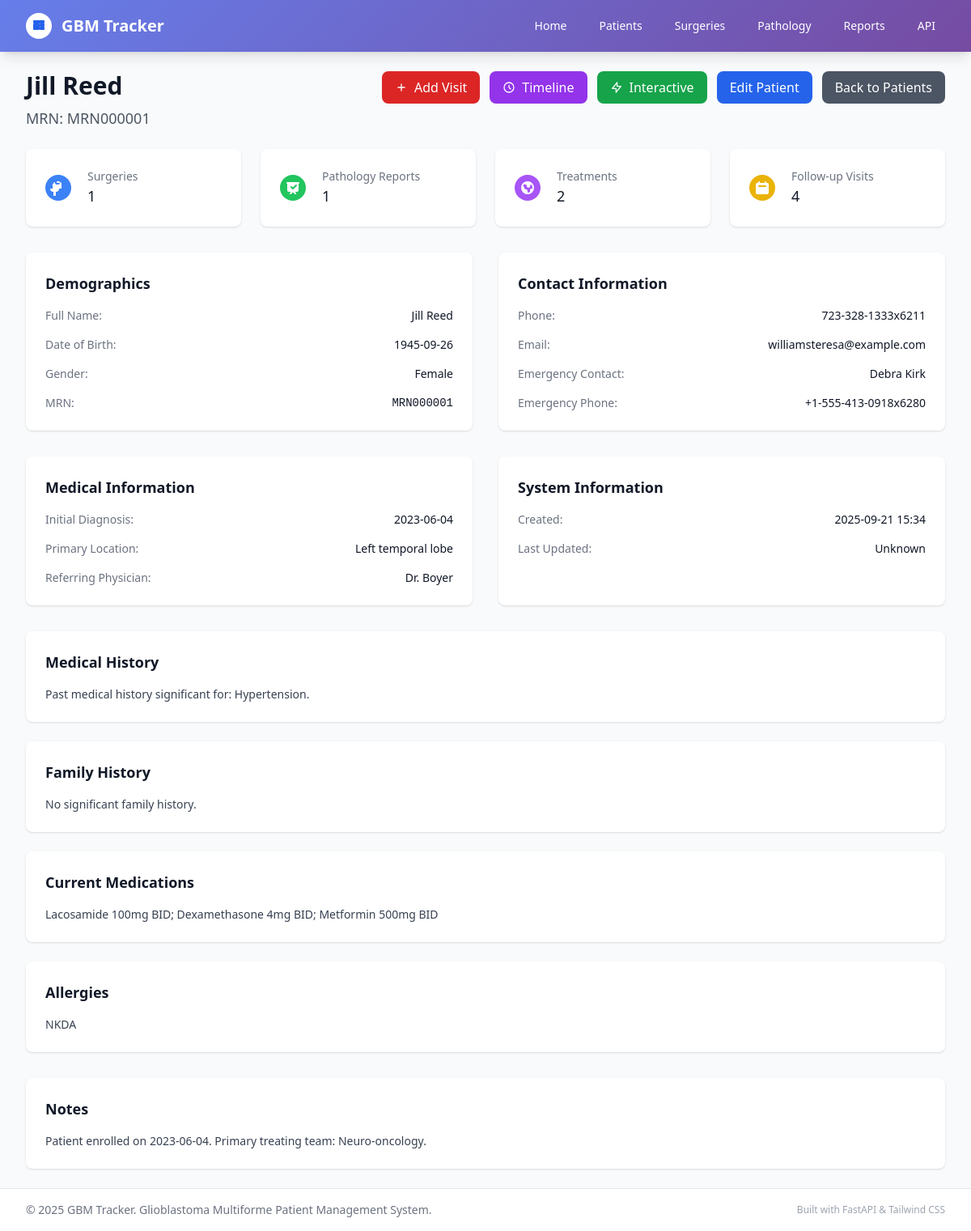
/patients/2, run on the app's committed database.
### app/models.py (models this page shows)
class BaseModel(Base):
    __abstract__ = True
    id = Column(Integer, primary_key=True, index=True)
    created_at = Column(DateTime(timezone=True), server_default=func.now())
    updated_at = Column(DateTime(timezone=True), onupdate=func.now())

class Patient(BaseModel):
    __tablename__ = "patients"
    medical_record_number = Column(String(50), unique=True, index=True, nullable=False)
    first_name = Column(String(100), nullable=False)
    last_name = Column(String(100), nullable=False)
    date_of_birth = Column(Date, nullable=False)
    gender = Column(Enum(Gender), nullable=False)
    contact_phone = Column(String(20))
    contact_email = Column(String(100))
    emergency_contact_name = Column(String(200))
    emergency_contact_phone = Column(String(20))
    initial_diagnosis_date = Column(Date)
    primary_location = Column(String(200))
    referring_physician = Column(String(200))
    insurance_info = Column(Text)
    medical_history = Column(Text)
    family_history = Column(Text)
    current_medications = Column(Text)
    allergies = Column(Text)
    notes = Column(Text)
    surgeries = relationship("Surgery", back_populates="patient", cascade="all, delete-orphan")
    pathologies = relationship("Pathology", back_populates="patient", cascade="all, delete-orphan")
    treatments = relationship("Treatment", back_populates="patient", cascade="all, delete-orphan")
    follow_up_visits = relationship("FollowUpVisit", back_populates="patient", cascade="all, delete-orphan")

### app/main.py (the view)
@app.get("/patients/{patient_id}", response_class=HTMLResponse)
async def get_patient_detail(request: Request, patient_id: int, db: Session = Depends(get_db)):
    patient = db.query(Patient).filter(Patient.id == patient_id).first()
    if not patient:
        raise HTTPException(status_code=404, detail="Patient not found")
    return templates.TemplateResponse("patient_detail.html", {
        "request": request,
        "patient": patient,
        "title": f"Patient: {patient.first_name} {patient.last_name}"
    })

### app/templates/patient_detail.html (shortened to what this page needs)
{% extends "base.html" %}
{% block content %}
<div class="mb-6">
    <div class="flex justify-between items-start">
        <div>
            <h1 class="text-3xl font-bold text-gray-900 mb-2">{{ patient.first_name }} {{ patient.last_name }}</h1>
            <p class="text-lg text-gray-600">MRN: {{ patient.medical_record_number }}</p>
        </div>
        <div class="flex space-x-3">
            <button onclick="openAddVisitModal()" class="bg-red-600 hover:bg-red-700 text-white px-4 py-2 rounded-lg transition-colors duration-200 flex items-center space-x-2">
                <svg class="w-4 h-4" fill="none" stroke="currentColor" viewBox="0 0 24 24">
                    <path stroke-linecap="round" stroke-linejoin="round" stroke-width="2" d="M12 6v6m0 0v6m0-6h6m-6 0H6"/>
                </svg>
                <span>Add Visit</span>
            </button>
            <a href="/patients/{{ patient.id }}/timeline" class="bg-purple-600 hover:bg-purple-700 text-white px-4 py-2 rounded-lg transition-colors duration-200 flex items-center space-x-2">
                <svg class="w-4 h-4" fill="none" stroke="currentColor" viewBox="0 0 24 24">
                    <path stroke-linecap="round" stroke-linejoin="round" stroke-width="2" d="M12 8v4l3 3m6-3a9 9 0 11-18 0 9 9 0 0118 0z"/>
                </svg>
                <span>Timeline</span>
            </a>
            <a href="/patients/{{ patient.id }}/timeline/interactive" class="bg-green-600 hover:bg-green-700 text-white px-4 py-2 rounded-lg transition-colors duration-200 flex items-center space-x-2">
                <svg class="w-4 h-4" fill="none" stroke="currentColor" viewBox="0 0 24 24">
                    <path stroke-linecap="round" stroke-linejoin="round" stroke-width="2" d="M13 10V3L4 14h7v7l9-11h-7z"/>
                </svg>
                <span>Interactive</span>
            </a>
            <button class="bg-blue-600 hover:bg-blue-700 text-white px-4 py-2 rounded-lg transition-colors duration-200">
                Edit Patient
            </button>
            <a href="/patients" class="bg-gray-600 hover:bg-gray-700 text-white px-4 py-2 rounded-lg transition-colors duration-200">
                Back to Patients
            </a>
        </div>
    </div>
</div>
<div class="grid grid-cols-1 md:grid-cols-4 gap-6 mb-8">
    <div class="bg-white rounded-lg shadow p-6">
        <div class="flex items-center">
            <div class="flex-shrink-0">
                <div class="w-8 h-8 bg-blue-500 rounded-full flex items-center justify-center">
                    <svg class="w-5 h-5 text-white" fill="currentColor" viewBox="0 0 20 20">
                        <path d="M9 2a1 1 0 000 2h2a1 1 0 100-2H9z"/>
                        <path fill-rule="evenodd" d="M4 5a2 2 0 012-2v1a2 2 0 002 2h2a2 2 0 002-2V3a2 2 0 012 2v6h-3a4 4 0 01-4 4v4a2 2 0 01-2 2H6a2 2 0 01-2-2v-4a4 4 0 01-4-4h3V5z" clip-rule="evenodd"/>
                    </svg>
                </div>
            </div>
            <div class="ml-5 w-0 flex-1">
                <dl>
                    <dt class="text-sm font-medium text-gray-500 truncate">Surgeries</dt>
                    <dd class="text-lg font-medium text-gray-900">{{ patient.surgeries|length }}</dd>
                </dl>
            </div>
        </div>
    </div>
    <div class="bg-white rounded-lg shadow p-6">
        <div class="flex items-center">
            <div class="flex-shrink-0">
                <div class="w-8 h-8 bg-green-500 rounded-full flex items-center justify-center">
                </div>
            </div>
            <div class="ml-5 w-0 flex-1">
                <dl>
                    <dt class="text-sm font-medium text-gray-500 truncate">Pathology Reports</dt>
                    <dd class="text-lg font-medium text-gray-900">{{ patient.pathologies|length }}</dd>
                </dl>
            </div>
        </div>
    </div>
    <div class="bg-white rounded-lg shadow p-6">
        <div class="flex items-center">
            <div class="flex-shrink-0">
                <div class="w-8 h-8 bg-purple-500 rounded-full flex items-center justify-center">
                </div>
            </div>
            <div class="ml-5 w-0 flex-1">
                <dl>
                    <dt class="text-sm font-medium text-gray-500 truncate">Treatments</dt>
                    <dd class="text-lg font-medium text-gray-900">{{ patient.treatments|length }}</dd>
                </dl>
            </div>
        </div>
    </div>
    <div class="bg-white rounded-lg shadow p-6">
        <div class="flex items-center">
            <div class="flex-shrink-0">
                <div class="w-8 h-8 bg-yellow-500 rounded-full flex items-center justify-center">
                    <svg class="w-5 h-5 text-white" fill="currentColor" viewBox="0 0 20 20">
                        <path fill-rule="evenodd" d="M6 2a1 1 0 00-1 1v1H4a2 2 0 00-2 2v10a2 2 0 002 2h12a2 2 0 002-2V6a2 2 0 00-2-2h-1V3a1 1 0 10-2 0v1H7V3a1 1 0 00-1-1zm0 5a1 1 0 000 2h8a1 1 0 100-2H6z" clip-rule="evenodd"/>
                    </svg>
                </div>
            </div>
            <div class="ml-5 w-0 flex-1">
                <dl>
                    <dt class="text-sm font-medium text-gray-500 truncate">Follow-up Visits</dt>
                    <dd class="text-lg font-medium text-gray-900">{{ patient.follow_up_visits|length }}</dd>
                </dl>
            </div>
        </div>
    </div>
</div>
<div class="grid grid-cols-1 lg:grid-cols-2 gap-8">
    <div class="bg-white rounded-lg shadow p-6">
        <h2 class="text-lg font-semibold text-gray-900 mb-4">Demographics</h2>
        <dl class="space-y-4">
            <div class="flex justify-between">
                <dt class="text-sm font-medium text-gray-500">Full Name:</dt>
                <dd class="text-sm text-gray-900">{{ patient.first_name }} {{ patient.last_name }}</dd>
            </div>
            <div class="flex justify-between">
                <dt class="text-sm font-medium text-gray-500">Date of Birth:</dt>
                <dd class="text-sm text-gray-900">{{ patient.date_of_birth.strftime('%Y-%m-%d') if patient.date_of_birth else "Not specified" }}</dd>
            </div>
            <div class="flex justify-between">
                <dt class="text-sm font-medium text-gray-500">Gender:</dt>
                <dd class="text-sm text-gray-900">{{ patient.gender.value.title() if patient.gender else "Not specified" }}</dd>
            </div>
            <div class="flex justify-between">
                <dt class="text-sm font-medium text-gray-500">MRN:</dt>
                <dd class="text-sm text-gray-900 font-mono">{{ patient.medical_record_number }}</dd>
            </div>
        </dl>
    </div>
    <div class="bg-white rounded-lg shadow p-6">
        <h2 class="text-lg font-semibold text-gray-900 mb-4">Contact Information</h2>
        <dl class="space-y-4">
            <div class="flex justify-between">
                <dt class="text-sm font-medium text-gray-500">Phone:</dt>
                <dd class="text-sm text-gray-900">{{ patient.contact_phone or "Not provided" }}</dd>
            </div>
            <div class="flex justify-between">
                <dt class="text-sm font-medium text-gray-500">Email:</dt>
                <dd class="text-sm text-gray-900">{{ patient.contact_email or "Not provided" }}</dd>
            </div>
            <div class="flex justify-between">
                <dt class="text-sm font-medium text-gray-500">Emergency Contact:</dt>
                <dd class="text-sm text-gray-900">{{ patient.emergency_contact_name or "Not provided" }}</dd>
            </div>
            <div class="flex justify-between">
                <dt class="text-sm font-medium text-gray-500">Emergency Phone:</dt>
                <dd class="text-sm text-gray-900">{{ patient.emergency_contact_phone or "Not provided" }}</dd>
            </div>
        </dl>
    </div>
    <div class="bg-white rounded-lg shadow p-6">
        <h2 class="text-lg font-semibold text-gray-900 mb-4">Medical Information</h2>
        <dl class="space-y-4">
            <div class="flex justify-between">
                <dt class="text-sm font-medium text-gray-500">Initial Diagnosis:</dt>
                <dd class="text-sm text-gray-900">{{ patient.initial_diagnosis_date.strftime('%Y-%m-%d') if patient.initial_diagnosis_date else "Not specified" }}</dd>
            </div>
            <div class="flex justify-between">
                <dt class="text-sm font-medium text-gray-500">Primary Location:</dt>
                <dd class="text-sm text-gray-900">{{ patient.primary_location or "Not specified" }}</dd>
            </div>
            <div class="flex justify-between">
                <dt class="text-sm font-medium text-gray-500">Referring Physician:</dt>
                <dd class="text-sm text-gray-900">{{ patient.referring_physician or "Not specified" }}</dd>
            </div>
        </dl>
    </div>
    <div class="bg-white rounded-lg shadow p-6">
        <h2 class="text-lg font-semibold text-gray-900 mb-4">System Information</h2>
        <dl class="space-y-4">
            <div class="flex justify-between">
                <dt class="text-sm font-medium text-gray-500">Created:</dt>
                <dd class="text-sm text-gray-900">{{ patient.created_at.strftime('%Y-%m-%d %H:%M') if patient.created_at else "Unknown" }}</dd>
            </div>
            <div class="flex justify-between">
                <dt class="text-sm font-medium text-gray-500">Last Updated:</dt>
                <dd class="text-sm text-gray-900">{{ patient.updated_at.strftime('%Y-%m-%d %H:%M') if patient.updated_at else "Unknown" }}</dd>
            </div>
        </dl>
    </div>
</div>
{% if patient.medical_history or patient.family_history or patient.current_medications or patient.allergies %}
<div class="mt-8 space-y-6">
    {% if patient.medical_history %}
    <div class="bg-white rounded-lg shadow p-6">
        <h2 class="text-lg font-semibold text-gray-900 mb-4">Medical History</h2>
        <div class="text-sm text-gray-700 whitespace-pre-wrap">{{ patient.medical_history }}</div>
    </div>
    {% endif %}
    {% if patient.family_history %}
    <div class="bg-white rounded-lg shadow p-6">
        <h2 class="text-lg font-semibold text-gray-900 mb-4">Family History</h2>
        <div class="text-sm text-gray-700 whitespace-pre-wrap">{{ patient.family_history }}</div>
    </div>
    {% endif %}
    {% if patient.current_medications %}
    <div class="bg-white rounded-lg shadow p-6">
        <h2 class="text-lg font-semibold text-gray-900 mb-4">Current Medications</h2>
        <div class="text-sm text-gray-700 whitespace-pre-wrap">{{ patient.current_medications }}</div>
    </div>
    {% endif %}
    {% if patient.allergies %}
    <div class="bg-white rounded-lg shadow p-6">
        <h2 class="text-lg font-semibold text-gray-900 mb-4">Allergies</h2>
        <div class="text-sm text-gray-700 whitespace-pre-wrap">{{ patient.allergies }}</div>
    </div>
    {% endif %}
</div>
{% endif %}
{% if patient.notes %}
<div class="mt-8">
    <div class="bg-white rounded-lg shadow p-6">
        <h2 class="text-lg font-semibold text-gray-900 mb-4">Notes</h2>
        <div class="text-sm text-gray-700 whitespace-pre-wrap">{{ patient.notes }}</div>
    </div>
</div>
{% endif %}
{% endblock %}

### app/templates/base.html (shortened to what this page needs)
<!DOCTYPE html>
<html lang="en">
<head>
    <script src="https://cdn.tailwindcss.com"></script>
</head>
<body class="bg-gray-50 min-h-screen">
    <nav class="medical-gradient shadow-lg">
        <div class="max-w-7xl mx-auto px-4 sm:px-6 lg:px-8">
            <div class="flex justify-between h-16">
                <div class="flex items-center">
                    <a href="/" class="flex items-center space-x-3">
                        <div class="w-8 h-8 bg-white rounded-full flex items-center justify-center">
                        </div>
                        <span class="text-white text-xl font-bold">GBM Tracker</span>
                    </a>
                </div>
                <div class="flex items-center space-x-4">
                    <a href="/" class="text-white hover:text-gray-200 px-3 py-2 rounded-md text-sm font-medium transition-colors">
                        Home
                    </a>
                    <a href="/patients" class="text-white hover:text-gray-200 px-3 py-2 rounded-md text-sm font-medium transition-colors">
                        Patients
                    </a>
                    <a href="/surgeries" class="text-white hover:text-gray-200 px-3 py-2 rounded-md text-sm font-medium transition-colors">
                        Surgeries
                    </a>
                    <a href="/pathologies" class="text-white hover:text-gray-200 px-3 py-2 rounded-md text-sm font-medium transition-colors">
                        Pathology
                    </a>
                    <a href="/reports" class="text-white hover:text-gray-200 px-3 py-2 rounded-md text-sm font-medium transition-colors">
                        Reports
                    </a>
                    <a href="/api/patients" class="text-white hover:text-gray-200 px-3 py-2 rounded-md text-sm font-medium transition-colors">
                        API
                    </a>
                </div>
            </div>
        </div>
    </nav>
    <main class="max-w-7xl mx-auto py-6 px-4 sm:px-6 lg:px-8">
        {% block content %}{% endblock %}
    </main>
    <footer class="bg-white border-t border-gray-200 mt-auto">
        <div class="max-w-7xl mx-auto py-4 px-4 sm:px-6 lg:px-8">
            <div class="flex justify-between items-center">
                <p class="text-gray-500 text-sm">
                    &copy; 2025 GBM Tracker. Glioblastoma Multiforme Patient Management System.
                </p>
                <div class="flex space-x-4">
                    <span class="text-gray-400 text-xs">
                        Built with FastAPI & Tailwind CSS
                    </span>
                </div>
            </div>
        </div>
    </footer>
</body>
</html>

### app/templates/base.html (style rules this page uses)
.medical-gradient { background: linear-gradient(135deg, #667eea 0%, #764ba2 100%); }

### data on the page
Patient: first_name "Jill", last_name "Reed", medical_record_number "MRN000001", date_of_birth "1945-09-26", gender.value "Female", contact_phone "723-328-1333x6211", contact_email "williamsteresa@example.com", emergency_contact_name "Debra Kirk", emergency_contact_phone "+1-555-413-0918x6280", initial_diagnosis_date "2023-06-04", primary_location "Left temporal lobe", referring_physician "Dr. Boyer", created_at "2025-09-21 15:34", updated_at "Unknown", medical_history "Past medical history significant for: Hypertension.", family_history "No significant family history.", current_medications "Lacosamide 100mg BID; Dexamethasone 4mg BID; Metformin 500mg BID", allergies "NKDA", notes "Patient enrolled on 2023-06-04. Primary treating team: Neuro-oncology."

### other printed values
{{ patient.surgeries|length }} "1"
{{ patient.pathologies|length }} "1"
{{ patient.treatments|length }} "2"
{{ patient.follow_up_visits|length }} "4"
